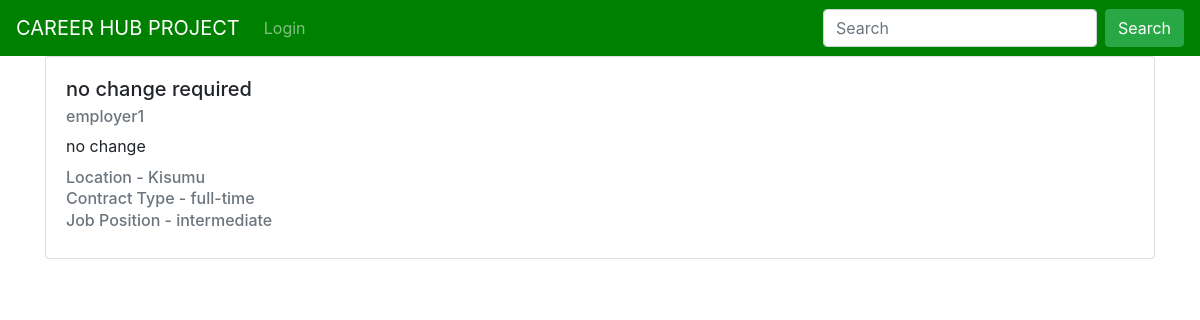
The page /web-development/no-change-required on the database as committed earlier.
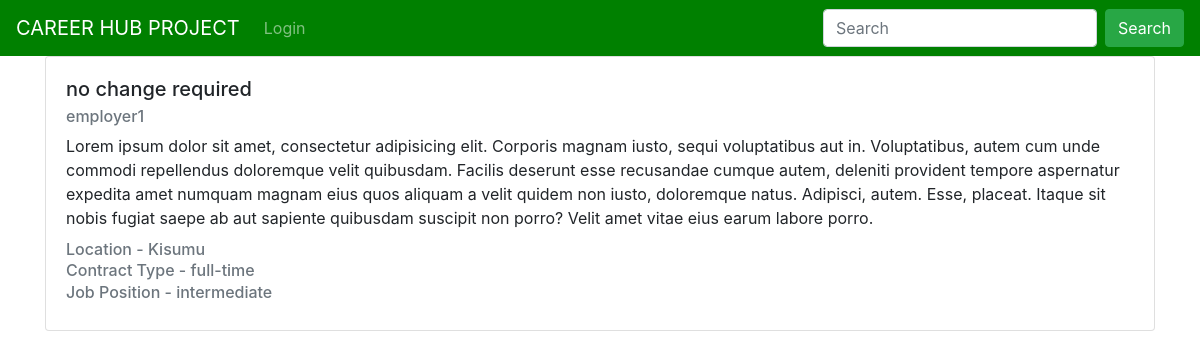
The same page on the database as committed later.
### job/models.py (models this page shows, shortened)
class Job(models.Model):
    positions = (
        ("junior", "junior"),
        ("intermediate", "intermediate"),
        ("senior", "senior"),
        ("expart", "expart"),
    )
    contaract_types = (
        ("remote", "remote"),
        ("part-time", "part-time"),
        ("full-time", "full-time"),
        ("negotiations", "negotiations"),
    )
    employer = models.ForeignKey(
        Employer, on_delete=models.CASCADE, related_name="jobs"
    )
    job_category = models.ForeignKey(
        Category,
        related_name="jobs",
        on_delete=models.CASCADE,
    )
    job_title = models.CharField(
        max_length=200,
    )
    slug = models.CharField(max_length=200, null=True)
    job_location = models.CharField(max_length=200)
    contract_type = models.CharField(max_length=200, choices=contaract_types)
    position = models.CharField(max_length=200, choices=positions)
    job_description = models.TextField()
    created_at = models.DateTimeField(
        auto_now_add=True,
        null=True,
    )
    updated_at = models.DateTimeField(auto_now=True, null=True)

### users/models.py (models this page shows, shortened)
class CustomUser(AbstractUser, PermissionsMixin):
    type_user = (
        ("Admin", "Admin"),
        ("applicant", "Applicant"),
        ("Employer", "Employer"),
    )
    username = models.CharField(max_length=200, unique=True)
    email = models.EmailField(max_length=50, unique=True)
    full_name = models.CharField(max_length=200)
    is_active = models.BooleanField(default=True)
    is_staff = models.BooleanField(default=False)
    is_superuser = models.BooleanField(default=False)
    is_admin = models.BooleanField(default=False)
    date_joined = models.DateTimeField(auto_now_add=True, null=True)
    last_login = models.DateTimeField(auto_now=True, null=True)
    user_type = models.CharField(max_length=200, choices=type_user)
    USERNAME_FIELD = "email"
    REQUIRED_FIELDS = ["username", "full_name"]

### job/views.py (the view)
# urls.py: path("<slug:job_category_slug>/<slug:slug>", views.job_detail, name="job_detail"),
def job_detail(request, job_category_slug, slug):
    job_detail = get_object_or_404(Job, slug=slug)
    return render(request, "job/job_detail.html", {"job": job_detail})

### templates/job/job_detail.html (shortened to what this page needs)
{% extends "core/base.html" %} {% block title%}Details{% endblock %} {% load
crispy_forms_tags %} {% block content %}
<div class="container">
  <div class="row">
    <div class="col-sm-12">
      <div class="card">
        <div class="card-body">
          <h5 class="card-title">{{job.job_title}}</h5>
          <h6 class="card-subtitle mb-2 text-muted">
            {{ job.employer.full_name}}
          </h6>
          <p class="card-text text-break">{{job.job_description}}</p>
          <h6 class="card-subtitle mb-2 text-muted">
            Location - {{ job.job_location}}
          </h6>
          <h6 class="card-subtitle mb-2 text-muted">
            Contract Type - {{ job.contract_type}}
          </h6>
          <h6 class="card-subtitle mb-2 text-muted">
            Job Position - {{ job.position}}
          </h6>
        </div>
      </div>
    </div>
  </div>
</div>
{% endblock %}

Rows that differ between the two databases and show on the page:
changed Job "no change required": job_description "no change" → "Lorem ipsum dolor sit amet, consectetur adipisicing elit. Corporis magnam iusto, sequi voluptatibus aut in. Voluptatibus, autem cum unde commodi repellendus doloremque velit quibusdam. Facilis deserunt esse recusandae cumque autem, deleniti provident tempore aspernatur expedita amet numquam magnam eius quos aliquam a velit quidem non iusto, doloremque natus. Adipisci, autem. Esse, placeat. Itaque sit nobis fugiat saepe ab aut sapiente quibusdam suscipit non porro? Velit amet vitae eius earum labore porro."
